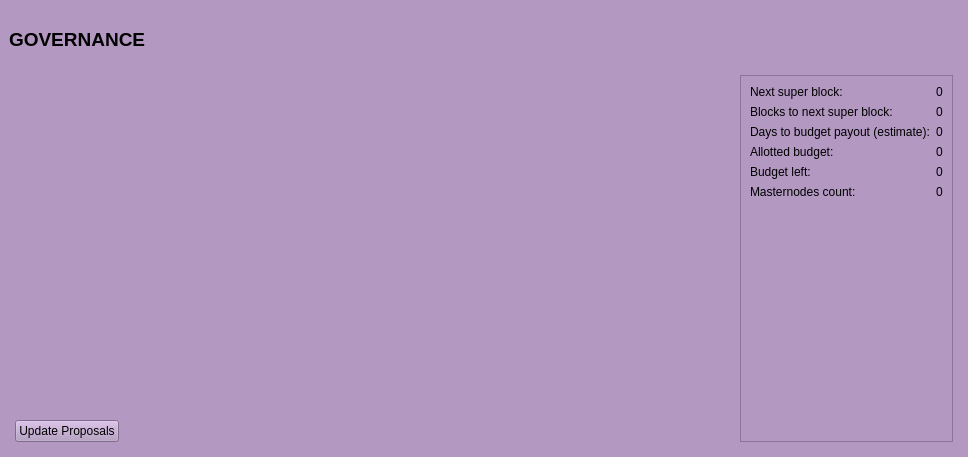
<?xml version="1.0" encoding="UTF-8"?>
<ui version="4.0">
 <class>GovernancePage</class>
 <widget class="QWidget" name="GovernancePage">
  <property name="geometry">
   <rect>
    <x>0</x>
    <y>0</y>
    <width>968</width>
    <height>457</height>
   </rect>
  </property>
  <property name="windowTitle">
   <string>Form</string>
  </property>
  <property name="styleSheet">
   <string notr="true">background-color: rgb(179, 152, 194);</string>
  </property>
  <layout class="QVBoxLayout" name="topLayout" stretch="0">
   <property name="leftMargin">
    <number>9</number>
   </property>
   <property name="topMargin">
    <number>9</number>
   </property>
   <property name="rightMargin">
    <number>9</number>
   </property>
   <property name="bottomMargin">
    <number>9</number>
   </property>
   <item>
    <layout class="QVBoxLayout" name="verticalLayout_Master" stretch="0,1">
     <property name="spacing">
      <number>0</number>
     </property>
     <item>
      <widget class="QFrame" name="frame_Header">
       <layout class="QVBoxLayout" name="verticalLayout_4">
        <property name="leftMargin">
         <number>0</number>
        </property>
        <property name="topMargin">
         <number>0</number>
        </property>
        <property name="rightMargin">
         <number>0</number>
        </property>
        <property name="bottomMargin">
         <number>0</number>
        </property>
        <item>
         <layout class="QHBoxLayout" name="horizontalLayout_Header" stretch="1,0,1">
          <item>
           <widget class="QLabel" name="labelOverviewHeaderLeft">
            <property name="minimumSize">
             <size>
              <width>464</width>
              <height>60</height>
             </size>
            </property>
            <property name="maximumSize">
             <size>
              <width>16777215</width>
              <height>60</height>
             </size>
            </property>
            <property name="font">
             <font>
              <pointsize>14</pointsize>
              <weight>75</weight>
              <bold>true</bold>
             </font>
            </property>
            <property name="text">
             <string>GOVERNANCE</string>
            </property>
           </widget>
          </item>
          <item>
           <spacer name="horizontalSpacer">
            <property name="orientation">
             <enum>Qt::Horizontal</enum>
            </property>
            <property name="sizeHint" stdset="0">
             <size>
              <width>40</width>
              <height>20</height>
             </size>
            </property>
           </spacer>
          </item>
          <item>
           <widget class="QLabel" name="labelOverviewHeaderRight">
            <property name="minimumSize">
             <size>
              <width>464</width>
              <height>60</height>
             </size>
            </property>
            <property name="maximumSize">
             <size>
              <width>16777215</width>
              <height>60</height>
             </size>
            </property>
            <property name="font">
             <font>
              <pointsize>14</pointsize>
             </font>
            </property>
            <property name="text">
             <string/>
            </property>
            <property name="alignment">
             <set>Qt::AlignRight|Qt::AlignTrailing|Qt::AlignVCenter</set>
            </property>
           </widget>
          </item>
         </layout>
        </item>
       </layout>
      </widget>
     </item>
     <item>
      <widget class="QFrame" name="frame_BG">
       <layout class="QVBoxLayout" name="verticalLayout_3">
        <property name="leftMargin">
         <number>6</number>
        </property>
        <property name="topMargin">
         <number>6</number>
        </property>
        <property name="rightMargin">
         <number>6</number>
        </property>
        <property name="bottomMargin">
         <number>6</number>
        </property>
        <item>
         <widget class="QFrame" name="frame_Content">
          <layout class="QVBoxLayout" name="verticalLayout">
           <property name="spacing">
            <number>0</number>
           </property>
           <property name="leftMargin">
            <number>0</number>
           </property>
           <property name="topMargin">
            <number>0</number>
           </property>
           <property name="rightMargin">
            <number>0</number>
           </property>
           <property name="bottomMargin">
            <number>0</number>
           </property>
           <item>
            <layout class="QHBoxLayout" name="horizontalLayout_Content">
             <item>
              <layout class="QVBoxLayout" name="verticalLayout_2">
               <item>
                <widget class="QScrollArea" name="scrollArea">
                 <property name="sizePolicy">
                  <sizepolicy hsizetype="Expanding" vsizetype="Minimum">
                   <horstretch>0</horstretch>
                   <verstretch>1</verstretch>
                  </sizepolicy>
                 </property>
                 <property name="frameShape">
                  <enum>QFrame::NoFrame</enum>
                 </property>
                 <property name="frameShadow">
                  <enum>QFrame::Plain</enum>
                 </property>
                 <property name="lineWidth">
                  <number>0</number>
                 </property>
                 <property name="horizontalScrollBarPolicy">
                  <enum>Qt::ScrollBarAlwaysOff</enum>
                 </property>
                 <property name="sizeAdjustPolicy">
                  <enum>QAbstractScrollArea::AdjustIgnored</enum>
                 </property>
                 <property name="widgetResizable">
                  <bool>true</bool>
                 </property>
                 <widget class="QWidget" name="scrollAreaWidgetContents">
                  <property name="geometry">
                   <rect>
                    <x>0</x>
                    <y>0</y>
                    <width>660</width>
                    <height>280</height>
                   </rect>
                  </property>
                  <property name="sizePolicy">
                   <sizepolicy hsizetype="Preferred" vsizetype="Minimum">
                    <horstretch>0</horstretch>
                    <verstretch>1</verstretch>
                   </sizepolicy>
                  </property>
                  <layout class="QVBoxLayout" name="proposalGrid">
                   <property name="spacing">
                    <number>0</number>
                   </property>
                   <property name="sizeConstraint">
                    <enum>QLayout::SetDefaultConstraint</enum>
                   </property>
                   <property name="leftMargin">
                    <number>0</number>
                   </property>
                   <property name="topMargin">
                    <number>0</number>
                   </property>
                   <property name="rightMargin">
                    <number>0</number>
                   </property>
                   <property name="bottomMargin">
                    <number>0</number>
                   </property>
                  </layout>
                 </widget>
                </widget>
               </item>
               <item>
                <spacer name="verticalSpacer">
                 <property name="orientation">
                  <enum>Qt::Vertical</enum>
                 </property>
                 <property name="sizeHint" stdset="0">
                  <size>
                   <width>20</width>
                   <height>40</height>
                  </size>
                 </property>
                </spacer>
               </item>
               <item>
                <layout class="QHBoxLayout" name="horizontalLayout">
                 <item>
                  <widget class="QPushButton" name="UpdateButton">
                   <property name="text">
                    <string>Update Proposals</string>
                   </property>
                  </widget>
                 </item>
                 <item>
                  <spacer name="horizontalSpacer_2">
                   <property name="orientation">
                    <enum>Qt::Horizontal</enum>
                   </property>
                   <property name="sizeHint" stdset="0">
                    <size>
                     <width>40</width>
                     <height>20</height>
                    </size>
                   </property>
                  </spacer>
                 </item>
                </layout>
               </item>
              </layout>
             </item>
             <item>
              <widget class="QFrame" name="frame_budget_info">
               <property name="frameShape">
                <enum>QFrame::StyledPanel</enum>
               </property>
               <property name="frameShadow">
                <enum>QFrame::Raised</enum>
               </property>
               <layout class="QGridLayout" name="gridLayout">
                <item row="0" column="0">
                 <widget class="QLabel" name="next_superblock_label">
                  <property name="text">
                   <string>Next super block:</string>
                  </property>
                 </widget>
                </item>
                <item row="0" column="1" alignment="Qt::AlignRight">
                 <widget class="QLabel" name="next_superblock_value">
                  <property name="text">
                   <string>0</string>
                  </property>
                 </widget>
                </item>
                <item row="1" column="0">
                 <widget class="QLabel" name="blocks_before_super_label">
                  <property name="text">
                   <string>Blocks to next super block:</string>
                  </property>
                 </widget>
                </item>
                <item row="1" column="1" alignment="Qt::AlignRight">
                 <widget class="QLabel" name="blocks_before_super_value">
                  <property name="text">
                   <string>0</string>
                  </property>
                 </widget>
                </item>
                <item row="2" column="0">
                 <widget class="QLabel" name="time_before_super_label">
                  <property name="text">
                   <string>Days to budget payout (estimate):</string>
                  </property>
                 </widget>
                </item>
                <item row="2" column="1" alignment="Qt::AlignRight">
                 <widget class="QLabel" name="time_before_super_value">
                  <property name="text">
                   <string>0</string>
                  </property>
                 </widget>
                </item>
                <item row="3" column="0">
                 <widget class="QLabel" name="alloted_budget_label">
                  <property name="text">
                   <string>Allotted budget:</string>
                  </property>
                 </widget>
                </item>
                <item row="3" column="1" alignment="Qt::AlignRight">
                 <widget class="QLabel" name="alloted_budget_value">
                  <property name="text">
                   <string>0</string>
                  </property>
                 </widget>
                </item>
                <item row="4" column="0">
                 <widget class="QLabel" name="unallocated_budget_label">
                  <property name="text">
                   <string>Budget left:</string>
                  </property>
                 </widget>
                </item>
                <item row="4" column="1" alignment="Qt::AlignRight">
                 <widget class="QLabel" name="unallocated_budget_value">
                  <property name="text">
                   <string>0</string>
                  </property>
                 </widget>
                </item>
                <item row="5" column="0">
                 <widget class="QLabel" name="masternode_count_label">
                  <property name="text">
                   <string>Masternodes count:</string>
                  </property>
                 </widget>
                </item>
                <item row="5" column="1" alignment="Qt::AlignRight">
                 <widget class="QLabel" name="masternode_count_value">
                  <property name="text">
                   <string>0</string>
                  </property>
                 </widget>
                </item>
                <item row="6" column="0">
                 <spacer name="verticalSpacer_2">
                  <property name="orientation">
                   <enum>Qt::Vertical</enum>
                  </property>
                  <property name="sizeHint" stdset="0">
                   <size>
                    <width>20</width>
                    <height>40</height>
                   </size>
                  </property>
                 </spacer>
                </item>
               </layout>
              </widget>
             </item>
            </layout>
           </item>
          </layout>
         </widget>
        </item>
       </layout>
      </widget>
     </item>
    </layout>
   </item>
  </layout>
 </widget>
 <resources/>
 <connections/>
</ui>
